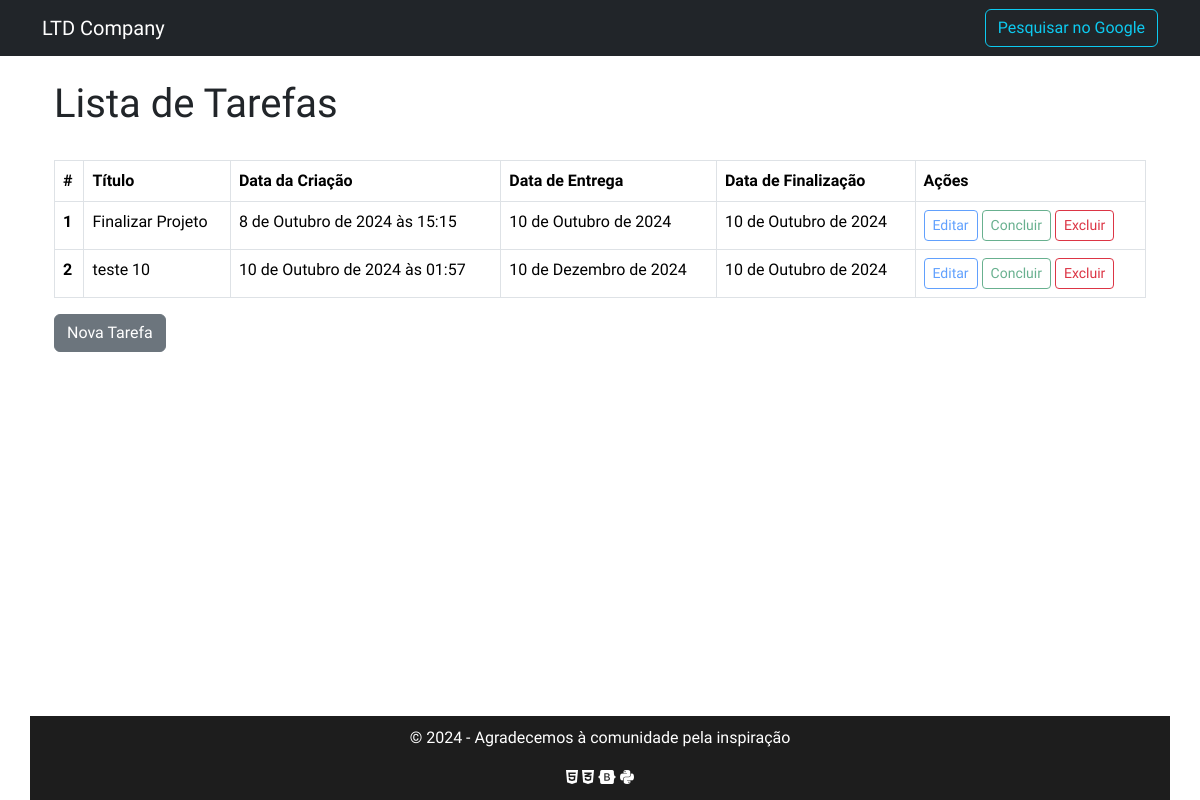
The page / on the database its author committed.
### todos/models.py (models this page shows, shortened)
class Todo(models.Model):
    titulo = models.CharField(verbose_name='Título',max_length=100,null=False,blank=False)
    criacao_dt = models.DateTimeField(auto_now_add=True,null=False,blank=False)
    entrega_dt = models.DateField(verbose_name='Data de Entrega',null=False,blank=False)
    finalizacao_dt = models.DateField(null=True)
    class Meta:
        ordering = ["entrega_dt"]

### todos/views.py (the view)
# urls.py: path("", TodoListView.as_view(), name="todo_list"),
class TodoListView(ListView):
    model = Todo

### todos/templates/todos/todo_list.html (shortened to what this page needs)
{% extends "base.html" %}
{% block content %}
     <div class="container">
        <h1 class="mt-4">Lista de Tarefas</h1>
        <br>
        {% if todo_list %}
        <div class="table-responsive">
            <table class="table table-bordered">
                <thead>
                    <tr>
                        <th scope="col">#</th>
                        <th scope="col">Título</th>
                        <th scope="col">Data da Criação</th>
                        <th scope="col">Data de Entrega</th>
                        <th scope="col">Data de Finalização</th>
                        <th scope="col">Ações</th>
                    </tr>
                </thead>
                <tbody>
                    {% for todo in todo_list %}
                        <tr>
                            <th scope="row">{{ forloop.counter }}</th>
                            <td>{{todo.titulo}}</td>
                            <td>{{todo.criacao_dt}}</td>
                            <td>{{todo.entrega_dt}}</td>
                            <td>{{todo.finalizacao_dt|default:"-"}}</td>
                            <td>
                                <a href="{% url "todo_update" pk=todo.pk %}" class="btn btn-outline-primary btn-sm {% if todo.finalizacao_dt %}disabled{% endif %}">Editar</a>
                                <a href="{% url "todo_complete" pk=todo.pk %}" class="btn btn-outline-success btn-sm {% if todo.finalizacao_dt %}disabled{% endif %}">Concluir</a>
                                <a href="{% url "todo_delete" pk=todo.pk %}" class="btn btn-outline-danger btn-sm">Excluir</a>
                            </td>
                        </tr>
                    {% endfor %}
                </tbody>
            </table>
        </div>
        {% else %}
            <h4>Não há tarefas cadastradas.</h4>
            <p>Que tal adicionar uma?</p>
        {% endif %}
        <a href="{% url "todo_create" %}" class="btn btn-secondary">Nova Tarefa</a>
    </div>
{% endblock content %}

### todos/templates/base.html (shortened to what this page needs)
<!DOCTYPE html>
<html lang="pt-br">
<head>
    <link href="https://cdn.jsdelivr.net/npm/bootstrap@5.3.3/dist/css/bootstrap.min.css" rel="stylesheet">
</head>
<body>
    <nav class="navbar bg-dark mb-4" data-bs-theme="dark">
        <div class="container">
            <a class="navbar-brand" href="{% url "todo_list" %}">LTD Company</a>
            <a href="https://www.google.com/" class="btn btn-outline-info" type="submit">Pesquisar no Google</a>
        </div>
    </nav>
    <main class="container">
        {% block content %}{% endblock content %}
    </main>
        <footer class="container">
                <p>&copy; 2024 - Agradecemos à comunidade pela inspiração</p>
                <i class="fa-brands fa-html5"></i>
                <i class="fa-brands fa-css3-alt"></i>
                <i class="fa-brands fa-bootstrap"></i>
                <i class="fa-brands fa-python"></i>
        </footer>
</body>
</html>

### todos/templates/base.html (style rules this page uses)
body { font-family: "Poltawski Nowy", serif; font-optical-sizing: auto; font-weight: 400; font-style: normal; }
footer { position:fixed; bottom: 0; right: 0; left: 0; text-align: center; background-color: #1D1D1D; color: white; padding:10px; width: 100% %; }

### rows shown on the page
Todo: titulo "Finalizar Projeto", criacao_dt "8 de Outubro de 2024 às 15:15", entrega_dt "10 de Outubro de 2024", finalizacao_dt "10 de Outubro de 2024"
Todo: titulo "teste 10", criacao_dt "10 de Outubro de 2024 às 01:57", entrega_dt "10 de Dezembro de 2024", finalizacao_dt "10 de Outubro de 2024"
